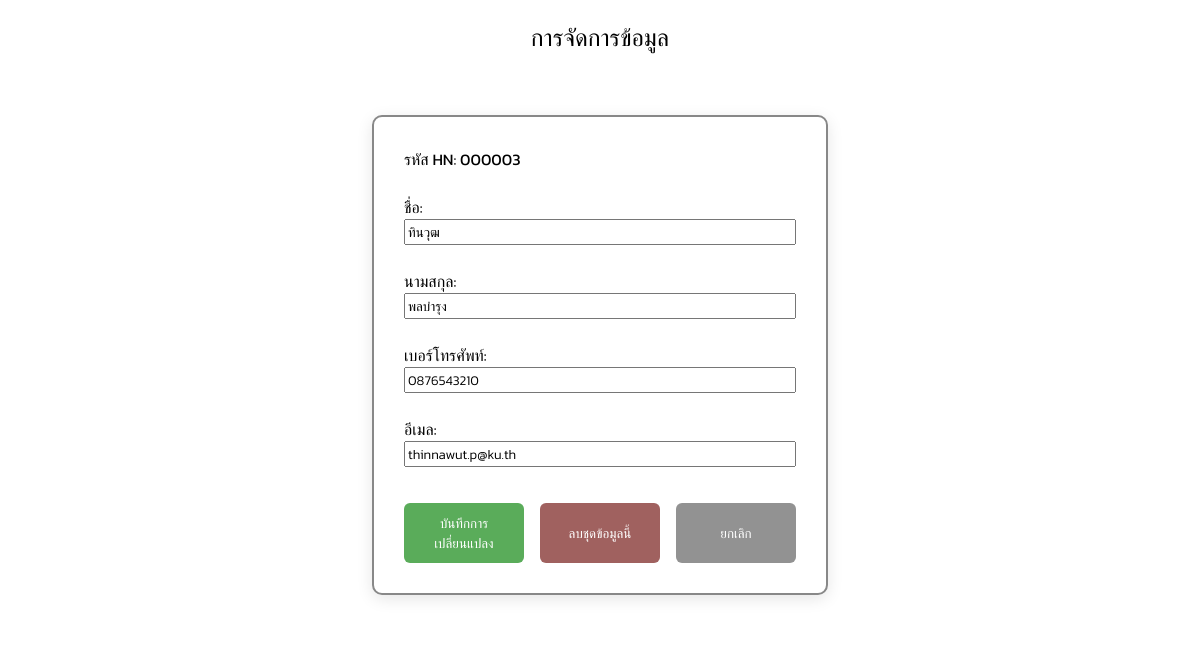
The page /edit.php?id=000003 on the database its author committed.
### tables this page shows
CREATE TABLE `user` (
  `HN` int(6) NOT NULL,
  `FNAME` varchar(255) NOT NULL,
  `LNAME` varchar(255) NOT NULL,
  `TEL` varchar(10) NOT NULL,
  `EMAIL` varchar(255) NOT NULL
);

### edit.php (the view, shortened to what this page needs)
<?php
    require "database/connect.php";
    if (isset($_GET['id'])) {
        $id = $_GET['id'];
        $sql = "SELECT LPAD(HN, 6, '0') AS HN, FNAME, LNAME, TEL, EMAIL FROM user WHERE HN = ?";
        $stmt = $conn->prepare($sql);
        $stmt->bind_param("s", $id);
        $stmt->execute();
        $result = $stmt->get_result();
        if ($result->num_rows > 0) {
            $row = $result->fetch_assoc();
        } else {
            echo "ไม่พบข้อมูลเจ้าของ HN นี้";
        }
    } else {
        echo "ไม่พบข้อมูล";
    }
?>
<!DOCTYPE html>
<html lang="en">
<head>
    <link rel="stylesheet" href="style.css">
</head>
<body>
    <h2 class= "bold"><center>การจัดการข้อมูล</h2>
    <div class="container">
        <form method="POST" class="table edit normal" id=editForm>
            <label class="bold">รหัส HN: <?php echo $row['HN']; ?></label><br>
            <label class="bold">ชื่อ:</label>
            <input type="text" class="normal" name="fname" value="<?php echo $row['FNAME']; ?>" required><br>
            <label class="bold">นามสกุล:</label>
            <input type="text" class="normal" name="lname" value="<?php echo $row['LNAME']; ?>" required><br>
            <label class="bold">เบอร์โทรศัพท์:</label>
            <input type="text" class="normal" name="tel" value="<?php echo $row['TEL']; ?>" required><br>
            <label class="bold">อีเมล:</label>
            <input type="email" class="normal" name="email" value="<?php echo $row['EMAIL']; ?>" required><br>
            <div class="button-group">
                <button type="button" id="saveBtn" class="confirm">บันทึกการเปลี่ยนแปลง</button>
                <button type="button" id="deleteBtn" class="delete">ลบชุดข้อมูลนี้</button>
                <button type="button" id="cancelBtn" class="back">ยกเลิก</button>
            </div>
        </form>
    </div>
</body>
</html>

### style.css (style rules this page uses)
.container { display: flex; justify-content: center; align-items: center; background: #fff; padding: 40px 0; }
.table { border: 2px solid #888; border-radius: 10px; box-shadow: 0 0 10px rgba(0, 0, 0, 0.1); background-color: #fff; overflow: hidden; margin: 0 auto; }
.table.edit { display: flex; flex-direction: column; padding: 30px 30px; border-radius: 10px; box-shadow: 0 4px 16px rgba(0,0,0,0.1); flex-direction: column; }
.normal { font-family: "Kanit", sans-serif; font-weight: 300; font-style: light; }
.bold { font-family: "Kanit", sans-serif; font-weight: 400; font-style: normal; }
.button-group { display: flex; gap: 16px; justify-content: center; margin-top: 12px; }
.confirm { font-family: "Kanit", sans-serif; padding: 10px 20px; border: none; border-radius: 6px; background: #5aac5a; color: #fff; cursor: pointer; transition: background 0.2s; min-width: 120px; max-width: 120px; }
.delete { font-family: "Kanit", sans-serif; padding: 10px 20px; border: none; border-radius: 6px; background: #a0615f; color: #fff; cursor: pointer; transition: background 0.2s; min-width: 120px; max-width: 120px; }
.back { font-family: "Kanit", sans-serif; padding: 10px 20px; border: none; border-radius: 6px; background: #929292; color: #fff; cursor: pointer; transition: background 0.2s; min-width: 120px; max-width: 120px; outline: none; }

### rows shown on the page
user: fname "ทินวุฒ", lname "พลบำรุง", tel "0876543210", email "thinnawut.p@ku.th"

### other values the page prints
$row['HN'] "000003"
